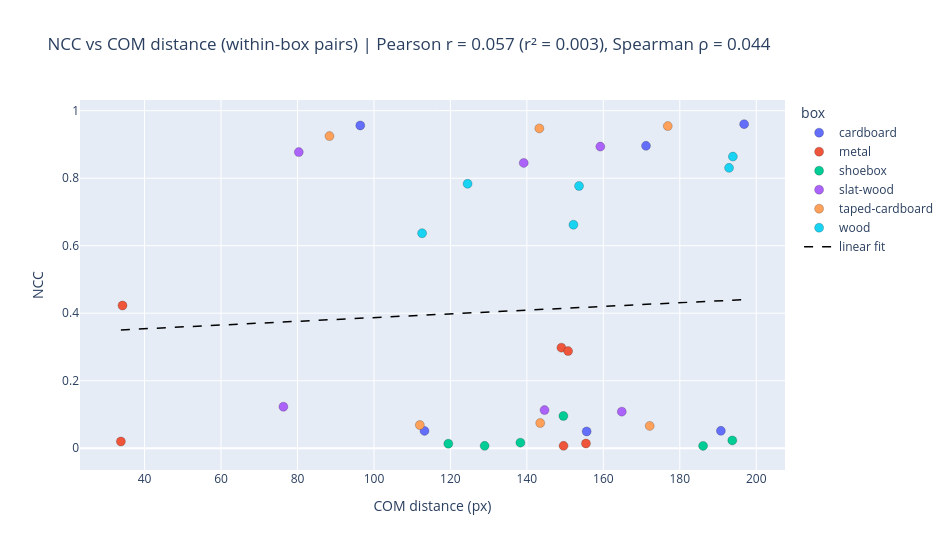

Notebook source saved alongside this figure:
### Code cell
# NCC vs COM distance, pooling the valid within-box position pairs (empty-box pairs have no
# COM, so they're dropped). Pearson r (and r^2) measures linear association; Spearman rho
# measures monotonic association ("as positions move apart, does NCC consistently go up/down?").
# Both are signed, so their sign is the direction. Points colored by box; dashed line = the
# pooled least-squares fit.
valid = pair_df[pair_df['valid']].copy()
x = valid['com_dist'].to_numpy()
y = valid['ncc'].to_numpy()
r = pearsonr(x, y).statistic
rho = spearmanr(x, y).statistic

fig = go.Figure()
for box, grp in valid.groupby('box'):
    hover = [f'{g.box}<br>p{g.pos_idx1} vs p{g.pos_idx2}<br>'
             f'com_dist={g.com_dist:.1f}, ncc={g.ncc:.3f}' for g in grp.itertuples()]
    fig.add_trace(go.Scatter(
        x=grp['com_dist'], y=grp['ncc'], mode='markers', name=box,
        marker=dict(color=BOX_BASE[box], size=9, line=dict(color='rgba(0,0,0,0.4)', width=0.5)),
        text=hover, hoverinfo='text'))

# Pooled least-squares trend line over all valid pairs.
slope, intercept = np.polyfit(x, y, 1)
xs = np.array([x.min(), x.max()])
fig.add_trace(go.Scatter(x=xs, y=intercept + slope * xs, mode='lines', name='linear fit',
                         line=dict(color='black', dash='dash', width=1.5)))

fig.update_layout(
    title=(f'NCC vs COM distance (within-box pairs) | '
           f'Pearson r = {r:.3f} (r² = {r**2:.3f}), Spearman ρ = {rho:.3f}'),
    xaxis_title='COM distance (px)', yaxis_title='NCC',
    legend_title='box', width=950, height=550)
fig.show()

### Figure 1 — Plotly figure (JSON) as saved in the notebook; plotly's stock layout.template omitted (floating-point values rounded to 4 significant figures)
{"data": [{"hoverinfo": "text", "marker": {"color": "#636EFA", "line": {"color": "rgba(0,0,0,0.4)", "width": 0.5}, "size": 9}, "mode": "markers", "name": "cardboard", "text": ["cardboard<br>p1 vs p2<br>com_dist=171.2, ncc=0.896", "cardboard<br>p1 vs p3<br>com_dist=196.8, ncc=0.960", "cardboard<br>p1 vs p4<br>com_dist=113.2, ncc=0.051", "cardboard<br>p2 vs p3<br>com_dist=96.4, ncc=0.956", "cardboard<br>p2 vs p4<br>com_dist=190.7, ncc=0.052", "cardboard<br>p3 vs p4<br>com_dist=155.6, ncc=0.050"], "type": "scatter", "x": [171.2, 196.8, 113.2, 96.42, 190.7, 155.6], "y": [0.8958, 0.9602, 0.05136, 0.9562, 0.05162, 0.04972]}, {"hoverinfo": "text", "marker": {"color": "#EF553B", "line": {"color": "rgba(0,0,0,0.4)", "width": 0.5}, "size": 9}, "mode": "markers", "name": "metal", "text": ["metal<br>p1 vs p2<br>com_dist=149.0, ncc=0.298", "metal<br>p1 vs p3<br>com_dist=34.2, ncc=0.423", "metal<br>p1 vs p4<br>com_dist=155.5, ncc=0.014", "metal<br>p2 vs p3<br>com_dist=150.8, ncc=0.288", "metal<br>p2 vs p4<br>com_dist=33.8, ncc=0.020", "metal<br>p3 vs p4<br>com_dist=149.6, ncc=0.007"], "type": "scatter", "x": [149.0, 34.22, 155.5, 150.8, 33.8, 149.6], "y": [0.2979, 0.4228, 0.0141, 0.2878, 0.01992, 0.007163]}, {"hoverinfo": "text", "marker": {"color": "#00CC96", "line": {"color": "rgba(0,0,0,0.4)", "width": 0.5}, "size": 9}, "mode": "markers", "name": "shoebox", "text": ["shoebox<br>p1 vs p2<br>com_dist=149.6, ncc=0.096", "shoebox<br>p1 vs p3<br>com_dist=119.5, ncc=0.013", "shoebox<br>p1 vs p4<br>com_dist=193.7, ncc=0.023", "shoebox<br>p2 vs p3<br>com_dist=186.1, ncc=0.007", "shoebox<br>p2 vs p4<br>com_dist=128.9, ncc=0.007", "shoebox<br>p3 vs p4<br>com_dist=138.3, ncc=0.017"], "type": "scatter", "x": [149.6, 119.5, 193.7, 186.1, 128.9, 138.3], "y": [0.09569, 0.01341, 0.02324, 0.007058, 0.007102, 0.0165]}, {"hoverinfo": "text", "marker": {"color": "#AB63FA", "line": {"color": "rgba(0,0,0,0.4)", "width": 0.5}, "size": 9}, "mode": "markers", "name": "slat-wood", "text": ["slat-wood<br>p1 vs p2<br>com_dist=80.3, ncc=0.877", "slat-wood<br>p1 vs p3<br>com_dist=139.2, ncc=0.845", "slat-wood<br>p1 vs p4<br>com_dist=164.8, ncc=0.108", "slat-wood<br>p2 vs p3<br>com_dist=159.2, ncc=0.894", "slat-wood<br>p2 vs p4<br>com_dist=144.6, ncc=0.113", "slat-wood<br>p3 vs p4<br>com_dist=76.3, ncc=0.123"], "type": "scatter", "x": [80.34, 139.2, 164.8, 159.2, 144.6, 76.31], "y": [0.8773, 0.8452, 0.1084, 0.8936, 0.1131, 0.1229]}, {"hoverinfo": "text", "marker": {"color": "#FFA15A", "line": {"color": "rgba(0,0,0,0.4)", "width": 0.5}, "size": 9}, "mode": "markers", "name": "taped-cardboard", "text": ["taped-cardboard<br>p1 vs p2<br>com_dist=143.3, ncc=0.947", "taped-cardboard<br>p1 vs p3<br>com_dist=176.9, ncc=0.954", "taped-cardboard<br>p1 vs p4<br>com_dist=112.0, ncc=0.069", "taped-cardboard<br>p2 vs p3<br>com_dist=88.4, ncc=0.925", "taped-cardboard<br>p2 vs p4<br>com_dist=172.1, ncc=0.066", "taped-cardboard<br>p3 vs p4<br>com_dist=143.5, ncc=0.075"], "type": "scatter", "x": [143.3, 176.9, 112.0, 88.37, 172.1, 143.5], "y": [0.9475, 0.9545, 0.06877, 0.9247, 0.06614, 0.07468]}, {"hoverinfo": "text", "marker": {"color": "#19D3F3", "line": {"color": "rgba(0,0,0,0.4)", "width": 0.5}, "size": 9}, "mode": "markers", "name": "wood", "text": ["wood<br>p1 vs p2<br>com_dist=152.2, ncc=0.662", "wood<br>p1 vs p3<br>com_dist=193.9, ncc=0.864", "wood<br>p1 vs p4<br>com_dist=124.5, ncc=0.783", "wood<br>p2 vs p3<br>com_dist=112.6, ncc=0.637", "wood<br>p2 vs p4<br>com_dist=192.9, ncc=0.831", "wood<br>p3 vs p4<br>com_dist=153.6, ncc=0.777"], "type": "scatter", "x": [152.2, 193.9, 124.5, 112.6, 192.9, 153.6], "y": [0.6622, 0.864, 0.7834, 0.637, 0.8306, 0.7769]}, {"line": {"color": "black", "dash": "dash", "width": 1.5}, "mode": "lines", "name": "linear fit", "type": "scatter", "x": [33.8, 196.8], "y": [0.3506, 0.4403]}], "layout": {"height": 550, "legend": {"title": {"text": "box"}}, "title": {"text": "NCC vs COM distance (within-box pairs) | Pearson r = 0.057 (r² = 0.003), Spearman ρ = 0.044"}, "width": 950, "xaxis": {"title": {"text": "COM distance (px)"}}, "yaxis": {"title": {"text": "NCC"}}}}
